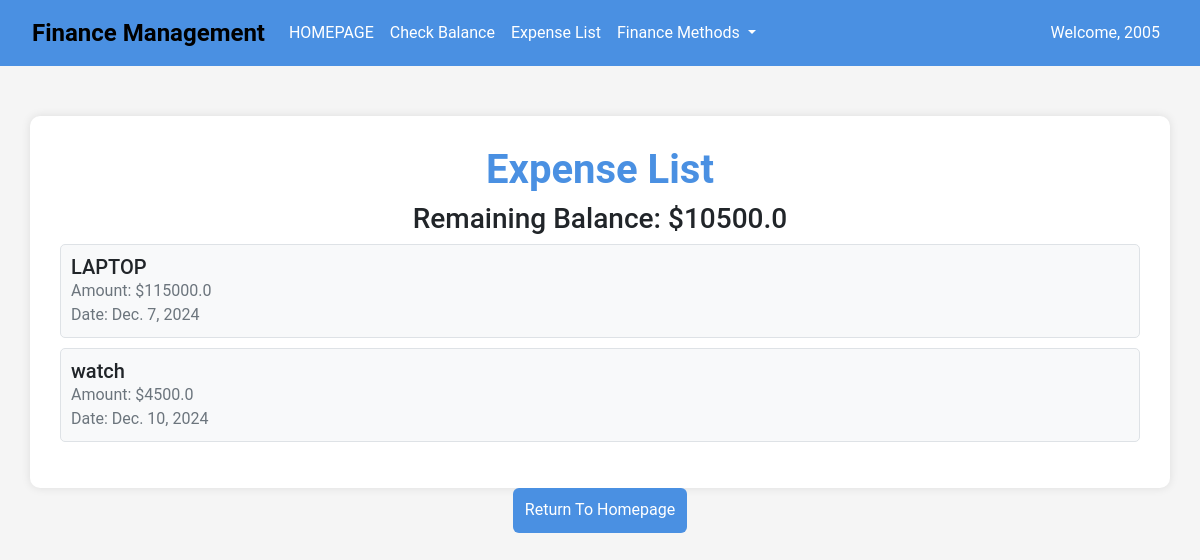
/UserApp/expense_list/ (signed in), run on an earlier commit of the app's database.
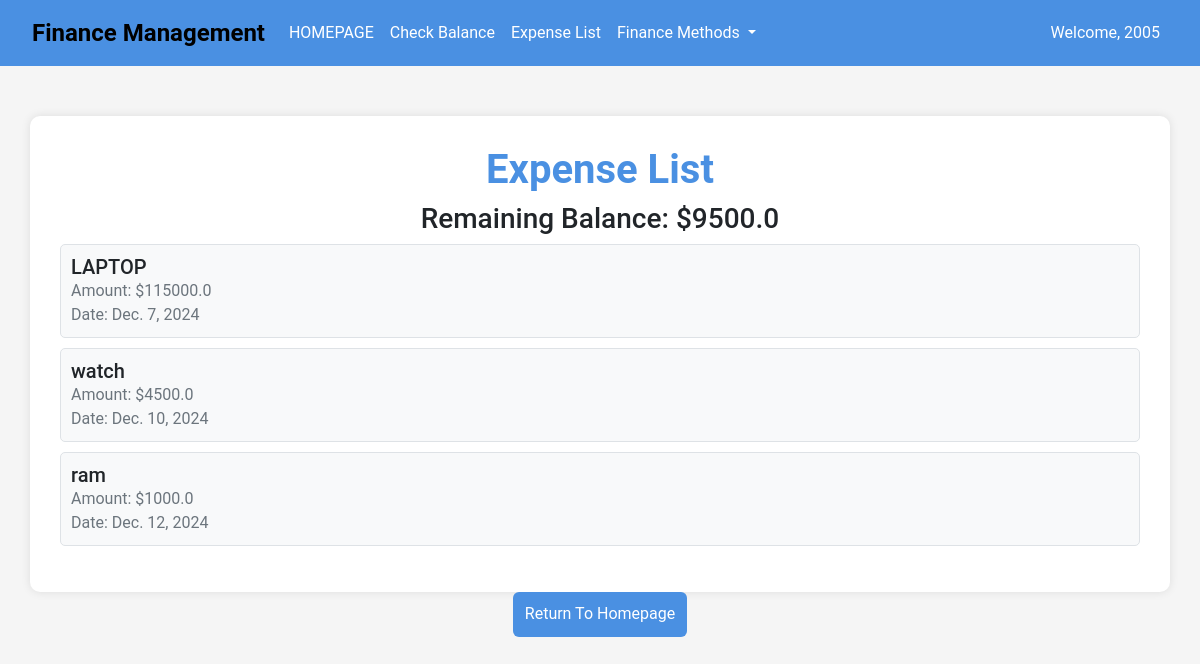
And on a later commit of the database.
### UserApp/models.py (models this page shows)
class Expense(models.Model):
    user = models.ForeignKey(User, on_delete=models.CASCADE, default=1)
    name = models.CharField(max_length=100)
    amount = models.FloatField()
    date = models.DateField(default=timezone.now)

### UserApp/views.py (the view)
# urls.py: path('expense_list/', views.expense_list, name='expense_list'),
def expense_list(request):
    expenses = Expense.objects.filter(user=request.user)
    total_expenses = sum(expense.amount for expense in expenses)
    try:
        user_balance = UserBalance.objects.get(user=request.user)
    except UserBalance.DoesNotExist:
        user_balance = None  # or handle it in another way, e.g., create a new UserBalance object
    remaining_balance = user_balance.balance - total_expenses if user_balance else 0
    return render(request, 'UserApp/ExpenceList.html', {
        'expenses': expenses,
        'total_expenses': total_expenses,
        'remaining_balance': remaining_balance
    })

### templates/UserApp/ExpenceList.html (shortened to what this page needs)
{% load static %}
<html>
<head>
    <link href="https://cdn.jsdelivr.net/npm/bootstrap@5.3.3/dist/css/bootstrap.min.css" rel="stylesheet">
</head>
<body style="background-color: #f5f5f5; font-family: 'Roboto', sans-serif;">
    <nav class="navbar navbar-expand-lg navbar-custom">
        <div class="container-fluid">
            <a class="navbar-brand" href="{% url 'UserApp:userhomepagecall' %}">Finance Management</a>
            <div class="collapse navbar-collapse" id="navbarNavDropdown">
                <ul class="navbar-nav">
                    <li class="nav-item">
                           <a class="nav-link" href="{% url 'UserApp:userhomepagecall' %}">HOMEPAGE</a>
                    </li>
                    <li class="nav-item">
                        <a class="nav-link" href="{% url 'UserApp:balancecheckpagecall' %}">Check Balance</a>
                    </li>
                    <li class="nav-item">
                        <a class="nav-link" href="{% url 'UserApp:expense_list' %}">Expense List</a>
                    </li>
                    <li class="nav-item dropdown">
                        <a class="nav-link dropdown-toggle" href="#" id="navbarDropdownMenuLink" role="button" data-bs-toggle="dropdown" aria-expanded="false">
                            Finance Methods
                        </a>
                    </li>
                </ul>
            </div>
            <ul class="navbar-nav ms-auto">
                {% if user.is_authenticated %}
                    <li class="nav-item">
                        <span class="nav-link" style="color: #fff;">Welcome, {{ user.username }}</span>
                    </li>
                {% endif %}
            </ul>
        </div>
    </nav>
    <div class="container expense-container">
        <h1 class="text-center">Expense List</h1>
        <div class="text-center">
            <h3>Remaining Balance: ${{ remaining_balance }}</h3>
        </div>
        <ul class="expense-list" style="list-style-type: none; padding: 0;">
            {% for expense in expenses %}
                <li class="expense-item">
                    <h5>{{ expense.name }}</h5>
                    <p>Amount: ${{ expense.amount }}</p>
                    <p>Date: {{ expense.date }}</p>
                </li>
            {% endfor %}
        </ul>
    </div>
    <center>
        <button class="btn btn-custom" onclick="window.location.href='{% url 'UserApp:userhomepagecall' %}'">Return To Homepage</button>
    </center>
</body>
</html>

### templates/UserApp/ExpenceList.html (style rules this page uses)
.navbar-custom { background-color: #4a90e2; padding: 10px 20px; }
.navbar-custom .navbar-brand { font-size: 1.5rem; font-weight: bold; }
.navbar-custom .nav-link { color: #fff; font-size: 1rem; }
.expense-container { background-color: #fff; border-radius: 10px; box-shadow: 0 0 10px rgba(0, 0, 0, 0.1); padding: 30px; margin-top: 50px; }
.expense-container h1 { color: #4a90e2; font-weight: bold; }
.expense-item { background-color: #f8f9fa; border: 1px solid #dee2e6; border-radius: 5px; padding: 10px; margin-bottom: 10px; transition: background-color 0.3s, transform 0.3s; }
.expense-item h5 { margin: 0; font-size: 1.25rem; }
.expense-item p { margin: 0; color: #6c757d; }
.btn-custom { background-color: #4a90e2; color: white; height: 45px; border: none; transition: background-color 0.3s; }

What changed in the data, as far as the page shows it:
added Expense: name "ram", amount "1000.0", date "Dec. 12, 2024"
Also different on the page:
{{ remaining_balance }}: "10500.0" → "9500.0"
